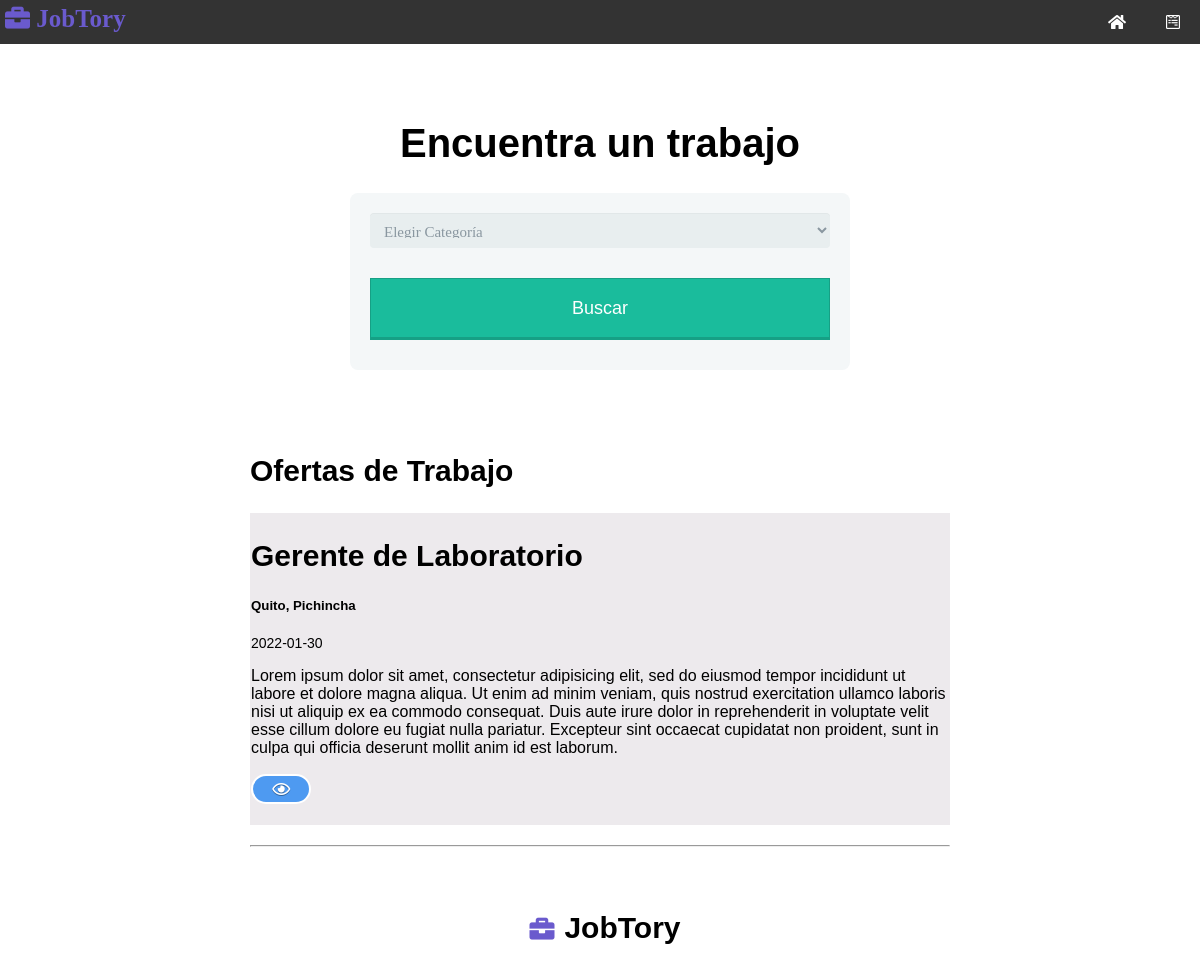
Screenshot of /index.php?categoria=5 with the database file from the repository.
### tables this page shows
CREATE TABLE `trabajos` (
  `id` int(11) NOT NULL,
  `id_categoria` int(11) NOT NULL,
  `empresa` varchar(255) NOT NULL,
  `titulo_trabajo` varchar(255) NOT NULL,
  `descripcion` varchar(500) NOT NULL,
  `salario` varchar(255) NOT NULL,
  `ubicacion` varchar(255) NOT NULL,
  `contacto_usuario` varchar(255) NOT NULL,
  `contacto_email` varchar(255) NOT NULL,
  `fecha` date NOT NULL DEFAULT current_timestamp()
);

### libreria/plantilla.php (called while the page is built, shortened)
<?php class Plantilla{
	protected $plantilla;
	public function __construct($plantilla){
		$this->plantilla = $plantilla;
	}
	public function __toString(){
		include basename($this->plantilla);
		return ob_get_clean();
	}
}

### libreria/database.php (called while the page is built, shortened)
<?php
class DATABASE{
	private $host = DB_HOST;
	private $user = DB_USER;
	private $pass = DB_PASS;
	private $dbname = DB_NAME;
	private $dbh;
	private $stmt;
	public function __construct(){
		$dsn = 'mysql:host='.$this->host .';dbname='. $this->dbname;
		$options = array(
			PDO::ATTR_PERSISTENT => true,
			PDO::ATTR_ERRMODE => PDO::ERRMODE_EXCEPTION
		);
		try{
			$this->dbh = new PDO($dsn, $this->user, $this->pass, $options);
		}catch(PDOException $e){
			$this->error = $e->getMessage();
		}
	}
	public function query($query){
		$this->stmt = $this->dbh->prepare($query);
	}
	public function execute(){
		return $this->stmt->execute();
	}
	public function setResultado(){
		$this->execute();
		return $this->stmt->fetchAll(PDO::FETCH_OBJ);
	}
}

### libreria/trabajo.php (called while the page is built, shortened)
<?php
class Trabajo{
	private $db;
	public function __construct(){
		$this->db = new Database;
	}
	public function getCategorias(){
		$this->db->query("SELECT * FROM categorias");
		$resultados =$this->db->setResultado();
		return $resultados;
	}
	public function getXCategoria($categoria){
		$this->db->query("SELECT trabajos.*, categorias.categoria AS ccategoria
			FROM trabajos
			INNER JOIN categorias
			ON trabajos.id_categoria = categorias.id
			WHERE trabajos.id_categoria = $categoria
			ORDER BY fecha DESC
			");
		$resultados =$this->db->setResultado();
		return $resultados;
	}
}

### plantillas-paginas/pagina-inicio.php (the view, shortened to what this page needs)
<?php include 'inc/header.php';?>
<div class="header">
	<h1>Encuentra un trabajo</h1>
	<form method="GET" action="index.php" class="form-style-5">
		<select name="categoria" class="form-control">
			<option value="0">Elegir Categoría</option>
			</select>
			<input type="submit" class="btn btn-lg btn-success" value="Buscar">
		</form>
	</div>
<h2 style="margin-left: 250px;">Ofertas de Trabajo</h2>
<?php foreach ($trabajos as $trabajo): ?>
	<div class="main">
		<h2><?php echo $trabajo->titulo_trabajo; ?></h2>
		<h5><?php echo $trabajo->ubicacion; ?></h5>
		<small><?php echo $trabajo->fecha; ?></small>
		<p><?php echo $trabajo->descripcion; ?></p>
		<div>
			<a href="trabajo.php?id=<?php echo $trabajo->id; ?>" class="button4" style="background-color:#4e9af1"><i class="far fa-eye"></i></a>
		</div>
		<br>
	</div>
	<hr class="hrp">
<?php endforeach ?>
<?php include 'inc/footer.php';?>

### css/style.css (style rules this page uses)
* { box-sizing: border-box; }
body { font-family: Arial, Helvetica, sans-serif; margin: 0; }
.header { padding: 50px; text-align: center; }
.header h1 { font-size: 40px; }
h2 { font-size: 30px; }
.main { background-color: #edeaed; padding: 1px; margin-left: 250px; margin-right: 250px; margin-top: 20px; margin-bottom: 15px; }
.hrp { margin-left: 250px; margin-right: 250px; margin-top: 20px; margin-bottom: 15px; }
input[type=button], input[type=submit], input[type=reset] { background-color: #4CAF50; border: none; color: white; padding: 10px 32px; text-decoration: none; cursor: pointer; margin-left: 30px; }
a.button4, .button4 { display:inline-block; padding:0.3em 1.2em; margin:1 1.1em 0.1em 0; border:0.16em solid rgba(255,255,255,0); border-radius:2em; box-sizing: border-box; text-decoration:none; font-family:'Roboto',sans-serif; font-weight:300; color:#FFFFFF; text-shadow: 0 0.04em 0.04em rgba(0,0,0,0.35); text-align:center; transition: all 0.2s; }
a.button4, .button4:hover { border-color: rgba(255,255,255,1); }
small { font-size:.875em; }

### plantillas-paginas/inc/header.php (style rules this page uses)
.form-style-5 { max-width: 500px; padding: 10px 20px; background: #f4f7f8; margin: 10px auto; padding: 20px; background: #f4f7f8; border-radius: 8px; font-family: Georgia, "Times New Roman", Times, serif; }
.form-style-5 input[type="text"], .form-style-5 input[type="date"], .form-style-5 input[type="datetime"], .form-style-5 input[type="email"], .form-style-5 input[type="number"], .form-style-5 input[type="search"], .form-style-5 input[type="time"], .form-style-5 input[type="url"], .form-style-5 textarea, .form-style-5 select { font-family: Georgia, "Times New Roman", Times, serif; background: rgba(255,255,255,.1); border: none; border-radius: 4px; font-size: 15px; margin: 0; outline: 0; padding: 10px; width: 100%; box-sizing: border-box; -webkit-box-sizing: border-box; -moz-box-sizing: border-box; background-color: #e8eeef; color:#8a97a0; -webkit-box-shadow: 0 1px 0 rgba(0,0,0,0.03) inset; box-shadow: 0 1px 0 rgba(0,0,0,0.03) inset; margin-bottom: 30px; }
.form-style-5 select { -webkit-appearance: menulist-button; height:35px; }
.form-style-5 input[type="submit"], .form-style-5 input[type="button"] { position: relative; display: block; padding: 19px 39px 18px 39px; color: #FFF; margin: 0 auto; background: #1abc9c; font-size: 18px; text-align: center; font-style: normal; width: 100%; border: 1px solid #16a085; border-width: 1px 1px 3px; margin-bottom: 10px; }

### rows the page displays
trabajos: titulo_trabajo "Gerente de Laboratorio", ubicacion "Quito, Pichincha", fecha "2022-01-30", descripcion "Lorem ipsum dolor sit amet, consectetur adipisicing elit, sed do eiusmod tempor incididunt ut labore et dolore magna aliqua. Ut enim ad minim veniam, quis nostrud exercitation ullamco laboris nisi ut aliquip ex ea commodo consequat. Duis aute irure dolor in reprehenderit in voluptate velit esse cillum dolore eu fugiat nulla pariatur. Excepteur sint occaecat cupidatat non proident, sunt in culpa qui officia deserunt mollit anim id est laborum."

### other values shown
SITE_TITLE "JobTory"
